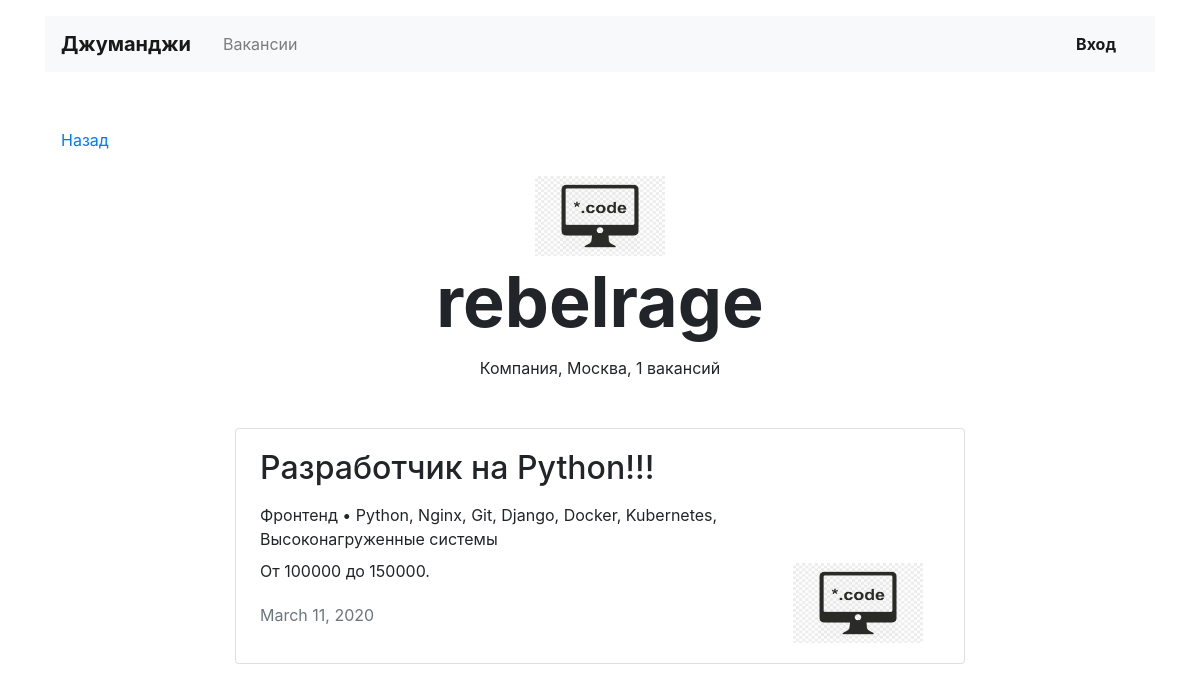
Page /companies/2/ on the committed database.
### jobs/models.py (models this page shows)
class Company(models.Model):
    name = models.CharField(max_length=100)
    location = models.CharField(max_length=100)
    logo = models.ImageField(
        upload_to='MEDIA_COMPANY_IMAGE_DIR',
        height_field='height_field',
        width_field='width_field',
        default='MEDIA_COMPANY_IMAGE_DIR/bnr-1.png',
    )
    height_field = models.PositiveIntegerField(default=0)
    width_field = models.PositiveIntegerField(default=0)
    description = models.TextField()
    employee_count = models.IntegerField()
    owner = models.ForeignKey(User, on_delete=models.CASCADE, related_name='mycompany')

class Vacancy(models.Model):
    title = models.CharField(max_length=100)
    specialty = models.ForeignKey(Specialty, on_delete=models.CASCADE, related_name='vacancies')
    company = models.ForeignKey(Company, on_delete=models.CASCADE, related_name='vacancies')
    skills = models.CharField(max_length=100)
    description = models.TextField()
    salary_min = models.IntegerField()
    salary_max = models.IntegerField()
    published_at = models.DateField(auto_now_add=True)

class Specialty(models.Model):
    code = models.CharField(max_length=20)
    title = models.CharField(max_length=50)
    picture = models.ImageField(
        upload_to='MEDIA_SPECIALITY_IMAGE_DIR',
        height_field='height_field',
        width_field='width_field',
    )
    height_field = models.PositiveIntegerField(default=0)
    width_field = models.PositiveIntegerField(default=0)

### jobs/views.py (the view)
# urls.py: path('companies/<int:id_company>/', CompanyView.as_view(), name='company'),
class CompanyView(View):
    def get(self, request, id_company):
        company = Company.objects.filter(pk=id_company)
        if company.count() == 0:
            raise Http404
        else:
            vacancies_company = Vacancy.objects.filter(company__pk=id_company)
            context = {
                'company': company,
                'vacancies': vacancies_company,
            }
            return render(request, 'company.html', context=context)

### templates/company.html
{% extends 'base.html' %}
{% block content %}
  <main class="container mt-3">
    <div class="navbar mt-5">
      <p><a href="#">Назад</a></p>
    </div>
    <section>
      <div class="text-center">
        <img src="{{ company.0.logo.url }}" width="130" height="80" alt="">
      </div>
      <h1 class="h1 text-center mx-auto mt-0 pt-1" style="font-size: 70px;"><strong>{{ company.0.name }}</strong></h1>
      <p class="text-center pt-1">Компания, {{ company.0.location }}, {{ vacancies.count }} вакансий</p>
      <div class="row mt-5">
        <div class="col-12 col-lg-8 offset-lg-2 m-auto">
          {% for vacancy in vacancies %}
          <div class="card mb-4">
            <div class="card-body px-4">
              <div class="row">
                <div class="col-12 col-md-8 col-lg-9">
                  <h2 class="h2 pb-2">{{ vacancy.title }}</h2>
                  <p class="mb-2">{{ vacancy.specialty.title }} • {{ vacancy.skills }}</p>
                  <p>От {{ vacancy.salary_min }} до {{ vacancy.salary_max }}.</p>
                  <p class="text-muted pt-1">{{ vacancy.published_at }}</p>
                </div>
                <div class="text-center col-12 col-md-4 col-lg-3 d-flex align-items-end">
                  <img src="{{ company.0.logo.url }}" width="130" height="80" alt="">
                </div>
              </div>
            </div>
          </div>
          {% endfor %}
        </div>
      </div>
    </section>
  </main>
{% endblock %}

### templates/base.html (shortened to what this page needs)
<!DOCTYPE html>
<html lang="ru">
<head>
  <link rel="stylesheet" href="https://stackpath.bootstrapcdn.com/bootstrap/4.3.1/css/bootstrap.min.css">
</head>
<body>
  <header class="container mt-3">
    <nav class="navbar navbar-expand-lg navbar-light bg-light">
      <a class="navbar-brand mr-4 font-weight-bold" href="{% url 'main' %}">Джуманджи</a>
      <div class="collapse navbar-collapse justify-content-between" id="navbarNav">
        <ul class="navbar-nav col-10">
          <li class="nav-item">
            <a class="nav-link" href="{% url 'vacancies-list' %}">Вакансии</a>
          </li>
        </ul>
        <ul class="navbar-nav col-2 justify-content-end">
          <li class="nav-item active">
            <a href="#" class="nav-link font-weight-bold">Вход</a>
          </li>
        </ul>
      </div>
    </nav>
  </header>
{% block content %} {% endblock %}
</body>
</html>

### rows in the picture
Company: logo (picture), name "rebelrage", location "Москва"
Vacancy: title "Разработчик на Python!!!", specialty "Фронтенд", skills "Python, Nginx, Git, Django, Docker, Kubernetes, Высоконагруженные системы", salary_min "100000", salary_max "150000", published_at "March 11, 2020", logo (picture)

### other values in the picture
{{ vacancies.count }} "1"
